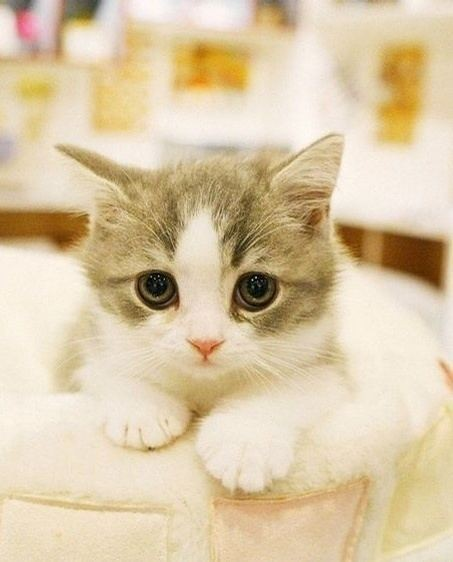
//> input picture ch5/1.jpg, 453 x 562 px, given in place of 1.png, which was not available
$ ./24_14WaysToAccessPixel   (built with g++ and OpenCV 4)
//> lines starting //> are read from the running program, lines starting //| are printed output that depends on the picture; pictures that were not available may be replaced by others from this repository, and a replacement may not be noted
// [29 lines of licence text are left out]
#include <iostream>
#include <opencv2/core/core.hpp>
#include <opencv2/highgui/highgui.hpp>
using namespace cv;
using namespace std;


//---------------------------------【宏定义部分】---------------------------------------------
//		描述：包含程序所使用宏定义
//-------------------------------------------------------------------------------------------------
#define NTESTS 14
#define NITERATIONS 20


//----------------------------------------- 【方法一】-------------------------------------------
//		说明：利用.ptr 和 []
//-------------------------------------------------------------------------------------------------
void colorReduce0(Mat &image, int div=64) {

	  int nl= image.rows; //行数
	  int nc= image.cols * image.channels(); //每行元素的总元素数量

      for (int j=0; j<nl; j++)
	  {

		  uchar* data= image.ptr<uchar>(j);

          for (int i=0; i<nc; i++)
		  {

            //-------------开始处理每个像素-------------------

                  data[i]= data[i]/div*div + div/2;

            //-------------结束像素处理------------------------

            } //单行处理结束
      }
}

//-----------------------------------【方法二】-------------------------------------------------
//		说明：利用 .ptr 和 * ++
//-------------------------------------------------------------------------------------------------
void colorReduce1(Mat &image, int div=64) {

	  int nl= image.rows; //行数
	  int nc= image.cols * image.channels(); //每行元素的总元素数量

      for (int j=0; j<nl; j++)
	  {

		  uchar* data= image.ptr<uchar>(j);

          for (int i=0; i<nc; i++)
		  {

            //-------------开始处理每个像素-------------------

				 *data++= *data/div*div + div/2;

            //-------------结束像素处理------------------------

            } //单行处理结束
      }
}

//-----------------------------------------【方法三】-------------------------------------------
//		说明：利用.ptr 和 * ++ 以及模操作
//-------------------------------------------------------------------------------------------------
void colorReduce2(Mat &image, int div=64) {

	  int nl= image.rows; //行数
	  int nc= image.cols * image.channels(); //每行元素的总元素数量

      for (int j=0; j<nl; j++)
	  {

		  uchar* data= image.ptr<uchar>(j);

          for (int i=0; i<nc; i++)
		  {

            //-------------开始处理每个像素-------------------

			      int v= *data;
                  *data++= v - v%div + div/2;// why?

            //-------------结束像素处理------------------------

            } //单行处理结束
      }
}

//----------------------------------------【方法四】---------------------------------------------
//		说明：利用.ptr 和 * ++ 以及位操作
//----------------------------------------------------------------------------------------------------
void colorReduce3(Mat &image, int div=64) {

	  int nl= image.rows; //行数
	  int nc= image.cols * image.channels(); //每行元素的总元素数量
	  int n= static_cast<int>(log(static_cast<double>(div))/log(2.0)); // log2(div)
	  //掩码值
	  uchar mask= 0xFF<<n; // e.g. 对于 div=16, mask= 0xF0

      for (int j=0; j<nl; j++) {

		  uchar* data= image.ptr<uchar>(j);

          for (int i=0; i<nc; i++) {

            //------------开始处理每个像素-------------------

            *data++= *data&mask + div/2;

            //-------------结束像素处理------------------------
            }  //单行处理结束
      }
}


//----------------------------------------【方法五】----------------------------------------------
//		说明：利用指针算术运算
//---------------------------------------------------------------------------------------------------
void colorReduce4(Mat &image, int div=64) {

	  int nl= image.rows; //行数
	  int nc= image.cols * image.channels(); //每行元素的总元素数量
	  int n= static_cast<int>(log(static_cast<double>(div))/log(2.0));
	  int step= image.step; //有效宽度
	  //掩码值
	  uchar mask= 0xFF<<n; // e.g. 对于 div=16, mask= 0xF0

      //获取指向图像缓冲区的指针
	  uchar *data= image.data;

      for (int j=0; j<nl; j++)
	  {

          for (int i=0; i<nc; i++)
		  {

            //-------------开始处理每个像素-------------------

            *(data+i)= *data&mask + div/2;

            //-------------结束像素处理------------------------

            } //单行处理结束

            data+= step;  // next line
      }
}

//---------------------------------------【方法六】----------------------------------------------
//		说明：利用 .ptr 和 * ++以及位运算、image.cols * image.channels()
//-------------------------------------------------------------------------------------------------
void colorReduce5(Mat &image, int div=64) {

	  int nl= image.rows; //行数
	  int n= static_cast<int>(log(static_cast<double>(div))/log(2.0));
	  //掩码值
	  uchar mask= 0xFF<<n; // e.g. 例如div=16, mask= 0xF0

      for (int j=0; j<nl; j++)
	  {

		  uchar* data= image.ptr<uchar>(j);

          for (int i=0; i<image.cols * image.channels(); i++)
		  {

            //-------------开始处理每个像素-------------------

            *data++= *data&mask + div/2;

            //-------------结束像素处理------------------------

            } //单行处理结束
      }
}

// -------------------------------------【方法七】----------------------------------------------
//		说明：利用.ptr 和 * ++ 以及位运算(continuous)
//-------------------------------------------------------------------------------------------------
void colorReduce6(Mat &image, int div=64) {

	  int nl= image.rows; //行数
	  int nc= image.cols * image.channels(); //每行元素的总元素数量

	  if (image.isContinuous())
	  {
		  //无填充像素
		  nc= nc*nl;
		  nl= 1;  // 为一维数列
	   }

	  int n= static_cast<int>(log(static_cast<double>(div))/log(2.0));
	  //掩码值
	  uchar mask= 0xFF<<n; // e.g. 比如div=16, mask= 0xF0

      for (int j=0; j<nl; j++) {

		  uchar* data= image.ptr<uchar>(j);

          for (int i=0; i<nc; i++) {

            //-------------开始处理每个像素-------------------

            *data++= *data&mask + div/2;

            //-------------结束像素处理------------------------

            } //单行处理结束
      }
}

//------------------------------------【方法八】------------------------------------------------
//		说明：利用 .ptr 和 * ++ 以及位运算 (continuous+channels)
//-------------------------------------------------------------------------------------------------
void colorReduce7(Mat &image, int div=64) {

	  int nl= image.rows; //行数
	  int nc= image.cols ; //列数

	  if (image.isContinuous())
	  {
		  //无填充像素
		  nc= nc*nl;
		  nl= 1;  // 为一维数组
	   }

	  int n= static_cast<int>(log(static_cast<double>(div))/log(2.0));
	  //掩码值
	  uchar mask= 0xFF<<n; // e.g. 比如div=16, mask= 0xF0

      for (int j=0; j<nl; j++) {

		  uchar* data= image.ptr<uchar>(j);

          for (int i=0; i<nc; i++) {

            //-------------开始处理每个像素-------------------

            *data++= *data&mask + div/2;
            *data++= *data&mask + div/2;
            *data++= *data&mask + div/2;

            //-------------结束像素处理------------------------

            } //单行处理结束
      }
}


// -----------------------------------【方法九】 ------------------------------------------------
//		说明：利用Mat_ iterator
//-------------------------------------------------------------------------------------------------
void colorReduce8(Mat &image, int div=64) {

	  //获取迭代器
	  Mat_<Vec3b>::iterator it= image.begin<Vec3b>();
	  Mat_<Vec3b>::iterator itend= image.end<Vec3b>();

	  for ( ; it!= itend; ++it) {

		//-------------开始处理每个像素-------------------

        (*it)[0]= (*it)[0]/div*div + div/2;
        (*it)[1]= (*it)[1]/div*div + div/2;
        (*it)[2]= (*it)[2]/div*div + div/2;

        //-------------结束像素处理------------------------
	  }//单行处理结束
}

//-------------------------------------【方法十】-----------------------------------------------
//		说明：利用Mat_ iterator以及位运算
//-------------------------------------------------------------------------------------------------
void colorReduce9(Mat &image, int div=64) {

	  // div必须是2的幂
	  int n= static_cast<int>(log(static_cast<double>(div))/log(2.0));
	  //掩码值
	  uchar mask= 0xFF<<n; // e.g. 比如 div=16, mask= 0xF0

	  // 获取迭代器
	  Mat_<Vec3b>::iterator it= image.begin<Vec3b>();
	  Mat_<Vec3b>::iterator itend= image.end<Vec3b>();

	  //扫描所有元素
	  for ( ; it!= itend; ++it)
	  {

		//-------------开始处理每个像素-------------------

        (*it)[0]= (*it)[0]&mask + div/2;
        (*it)[1]= (*it)[1]&mask + div/2;
        (*it)[2]= (*it)[2]&mask + div/2;

        //-------------结束像素处理------------------------
	  }//单行处理结束
}

//------------------------------------【方法十一】---------------------------------------------
//		说明：利用Mat Iterator_
//-------------------------------------------------------------------------------------------------
void colorReduce10(Mat &image, int div=64) {

	  //获取迭代器
	  Mat_<Vec3b> cimage= image;
	  Mat_<Vec3b>::iterator it=cimage.begin();
	  Mat_<Vec3b>::iterator itend=cimage.end();

	  for ( ; it!= itend; it++) {

		//-------------开始处理每个像素-------------------

        (*it)[0]= (*it)[0]/div*div + div/2;
        (*it)[1]= (*it)[1]/div*div + div/2;
        (*it)[2]= (*it)[2]/div*div + div/2;

        //-------------结束像素处理------------------------
	  }
}

//--------------------------------------【方法十二】--------------------------------------------
//		说明：利用动态地址计算配合at
//-------------------------------------------------------------------------------------------------
void colorReduce11(Mat &image, int div=64) {

	  int nl= image.rows; //行数
	  int nc= image.cols; //列数

      for (int j=0; j<nl; j++)
	  {
          for (int i=0; i<nc; i++)
		  {

            //-------------开始处理每个像素-------------------

                  image.at<Vec3b>(j,i)[0]=	 image.at<Vec3b>(j,i)[0]/div*div + div/2;
                  image.at<Vec3b>(j,i)[1]=	 image.at<Vec3b>(j,i)[1]/div*div + div/2;
                  image.at<Vec3b>(j,i)[2]=	 image.at<Vec3b>(j,i)[2]/div*div + div/2;

            //-------------结束像素处理------------------------

            } //单行处理结束
      }
}

//----------------------------------【方法十三】-----------------------------------------------
//		说明：利用图像的输入与输出
//-------------------------------------------------------------------------------------------------
void colorReduce12(const Mat &image, //输入图像
                 Mat &result,      // 输出图像
                 int div=64) {

	  int nl= image.rows; //行数
	  int nc= image.cols ; //列数

	  //准备好初始化后的Mat给输出图像
	  result.create(image.rows,image.cols,image.type());

	  //创建无像素填充的图像
	  nc= nc*nl;
	  nl= 1;  //单维数组

	  int n= static_cast<int>(log(static_cast<double>(div))/log(2.0));
	  //掩码值
	  uchar mask= 0xFF<<n; // e.g.比如div=16, mask= 0xF0

      for (int j=0; j<nl; j++) {

		  uchar* data= result.ptr<uchar>(j);
		  const uchar* idata= image.ptr<uchar>(j);

          for (int i=0; i<nc; i++) {

            //-------------开始处理每个像素-------------------

            *data++= (*idata++)&mask + div/2;
            *data++= (*idata++)&mask + div/2;
            *data++= (*idata++)&mask + div/2;

            //-------------结束像素处理------------------------

          } //单行处理结束
      }
}

//--------------------------------------【方法十四】-------------------------------------------
//		说明：利用操作符重载
//-------------------------------------------------------------------------------------------------
void colorReduce13(Mat &image, int div=64) {

	  int n= static_cast<int>(log(static_cast<double>(div))/log(2.0));
	  //掩码值
	  uchar mask= 0xFF<<n; // e.g. 比如div=16, mask= 0xF0

	  //进行色彩还原
	  image=(image&Scalar(mask,mask,mask))+Scalar(div/2,div/2,div/2);
}


//-----------------------------------【ShowHelpText( )函数】-----------------------------
//		描述：输出一些帮助信息
//----------------------------------------------------------------------------------------------
void ShowHelpText()
{
	//输出欢迎信息和OpenCV版本
	printf("\n\n\t\t\t非常感谢购买《OpenCV3编程入门》一书！\n");
	printf("\n\n\t\t\t此为本书OpenCV3版的第24个配套示例程序\n");
	printf("\n\n\t\t\t   当前使用的OpenCV版本为：" CV_VERSION );
	printf("\n\n  ----------------------------------------------------------------------------\n");

	printf("\n\n正在进行存取操作，请稍等……\n\n");
}


//-----------------------------------【main( )函数】--------------------------------------------
//		描述：控制台应用程序的入口函数，我们的程序从这里开始
//-------------------------------------------------------------------------------------------------
int main( )
{
	int64 t[NTESTS],tinit;
	Mat image0;
	Mat image1;
	Mat image2;

	system("color 4F");

	ShowHelpText();

	image0= imread("1.png");
//> image0 is the input picture: 562 rows x 453 cols, CV_8UC3; mean B, G, R 166.6, 199.8, 218.6
	if (!image0.data)
		return 0;

	//时间值设为0
	for (int i=0; i<NTESTS; i++)
		t[i]= 0;


	// 多次重复测试
	int n=NITERATIONS;
	for (int k=0; k<n; k++)
	{
		cout << k << " of " << n << endl;

		image1= imread("1.png");
		//【方法一】利用.ptr 和 []
	    tinit= getTickCount();
		colorReduce0(image1);
//> after the loop in colorReduce0, `for (int j=0; j<nl; j++)`:
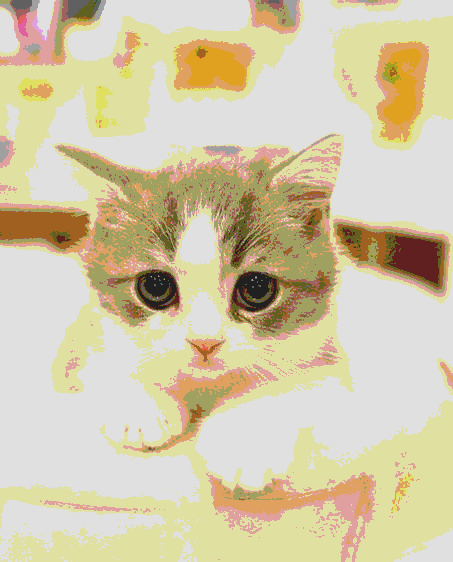
//> image: 562 rows x 453 cols, CV_8UC3; mean B, G, R 168.6, 201.1, 212
		t[0]+= getTickCount()-tinit;

		//【方法二】利用 .ptr 和 * ++
		image1= imread("1.png");
	    tinit= getTickCount();
		colorReduce1(image1);
		t[1]+= getTickCount()-tinit;

		//【方法三】利用.ptr 和 * ++ 以及模操作
		image1= imread("1.png");
	    tinit= getTickCount();
		colorReduce2(image1);
		t[2]+= getTickCount()-tinit;

		//【方法四】 利用.ptr 和 * ++ 以及位操作
		image1= imread("1.png");
	    tinit= getTickCount();
		colorReduce3(image1);
//> after the loop in colorReduce3, `for (int j=0; j<nl; j++)`:
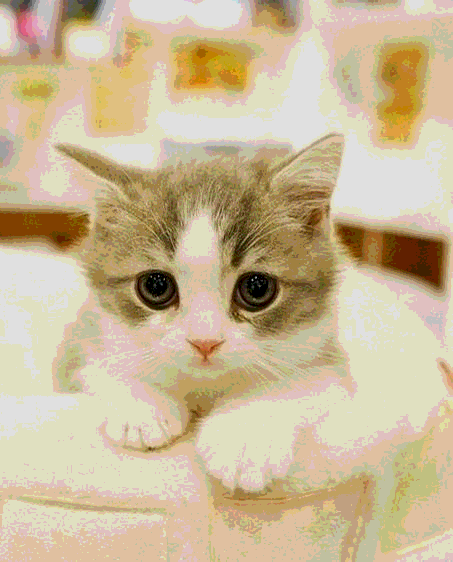
//> image: 562 rows x 453 cols, CV_8UC3; mean B, G, R 151.1, 184.9, 203
		t[3]+= getTickCount()-tinit;

		//【方法五】 利用指针的算术运算
		image1= imread("1.png");
	    tinit= getTickCount();
		colorReduce4(image1);
//> after the loop in colorReduce4, `for (int j=0; j<nl; j++)`:
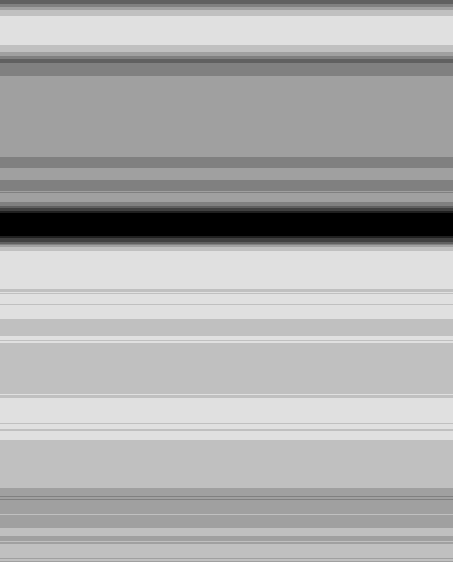
//> image: 562 rows x 453 cols, CV_8UC3; min 0, max 224, mean 172.6
		t[4]+= getTickCount()-tinit;

		//【方法六】利用 .ptr 和 * ++以及位运算、image.cols * image.channels()
		image1= imread("1.png");
	    tinit= getTickCount();
		colorReduce5(image1);
		t[5]+= getTickCount()-tinit;

		//【方法七】利用.ptr 和 * ++ 以及位运算(continuous)
		image1= imread("1.png");
	    tinit= getTickCount();
		colorReduce6(image1);
		t[6]+= getTickCount()-tinit;

		//【方法八】利用 .ptr 和 * ++ 以及位运算 (continuous+channels)
		image1= imread("1.png");
	    tinit= getTickCount();
		colorReduce7(image1);
		t[7]+= getTickCount()-tinit;

		//【方法九】 利用Mat_ iterator
		image1= imread("1.png");
	    tinit= getTickCount();
		colorReduce8(image1);
		t[8]+= getTickCount()-tinit;

		//【方法十】 利用Mat_ iterator以及位运算
		image1= imread("1.png");
	    tinit= getTickCount();
		colorReduce9(image1);
		t[9]+= getTickCount()-tinit;

		//【方法十一】利用Mat Iterator_
		image1= imread("1.png");
	    tinit= getTickCount();
		colorReduce10(image1);
		t[10]+= getTickCount()-tinit;

		//【方法十二】 利用动态地址计算配合at
		image1= imread("1.png");
	    tinit= getTickCount();
		colorReduce11(image1);
		t[11]+= getTickCount()-tinit;

		//【方法十三】 利用图像的输入与输出
		image1= imread("1.png");
	    tinit= getTickCount();
		Mat result;
		colorReduce12(image1, result);
		t[12]+= getTickCount()-tinit;
		image2= result;

		//【方法十四】 利用操作符重载
		image1= imread("1.png");
	    tinit= getTickCount();
		colorReduce13(image1);
		t[13]+= getTickCount()-tinit;

		//------------------------------
	}
	 //输出图像
	imshow("原始图像",image0);
	imshow("结果",image2);
	imshow("图像结果",image1);

	// 输出平均执行时间
	cout << endl << "-------------------------------------------" << endl << endl;
	cout << "\n【方法一】利用.ptr 和 []的方法所用时间为 " << 1000.*t[0]/getTickFrequency()/n << "ms" << endl;
	cout << "\n【方法二】利用 .ptr 和 * ++ 的方法所用时间为" << 1000.*t[1]/getTickFrequency()/n << "ms" << endl;
	cout << "\n【方法三】利用.ptr 和 * ++ 以及模操作的方法所用时间为" << 1000.*t[2]/getTickFrequency()/n << "ms" << endl;
	cout << "\n【方法四】利用.ptr 和 * ++ 以及位操作的方法所用时间为" << 1000.*t[3]/getTickFrequency()/n << "ms" << endl;
	cout << "\n【方法五】利用指针算术运算的方法所用时间为" << 1000.*t[4]/getTickFrequency()/n << "ms" << endl;
	cout << "\n【方法六】利用 .ptr 和 * ++以及位运算、channels()的方法所用时间为" << 1000.*t[5]/getTickFrequency()/n << "ms" << endl;
	cout << "\n【方法七】利用.ptr 和 * ++ 以及位运算(continuous)的方法所用时间为" << 1000.*t[6]/getTickFrequency()/n << "ms" << endl;
	cout << "\n【方法八】利用 .ptr 和 * ++ 以及位运算 (continuous+channels)的方法所用时间为" << 1000.*t[7]/getTickFrequency()/n << "ms" << endl;
	cout << "\n【方法九】利用Mat_ iterator 的方法所用时间为" << 1000.*t[8]/getTickFrequency()/n << "ms" << endl;
	cout << "\n【方法十】利用Mat_ iterator以及位运算的方法所用时间为" << 1000.*t[9]/getTickFrequency()/n << "ms" << endl;
	cout << "\n【方法十一】利用Mat Iterator_的方法所用时间为" << 1000.*t[10]/getTickFrequency()/n << "ms" << endl;
	cout << "\n【方法十二】利用动态地址计算配合at 的方法所用时间为" << 1000.*t[11]/getTickFrequency()/n << "ms" << endl;
	cout << "\n【方法十三】利用图像的输入与输出的方法所用时间为" << 1000.*t[12]/getTickFrequency()/n << "ms" << endl;
	cout << "\n【方法十四】利用操作符重载的方法所用时间为" << 1000.*t[13]/getTickFrequency()/n << "ms" << endl;

	waitKey();
	return 0;
}
